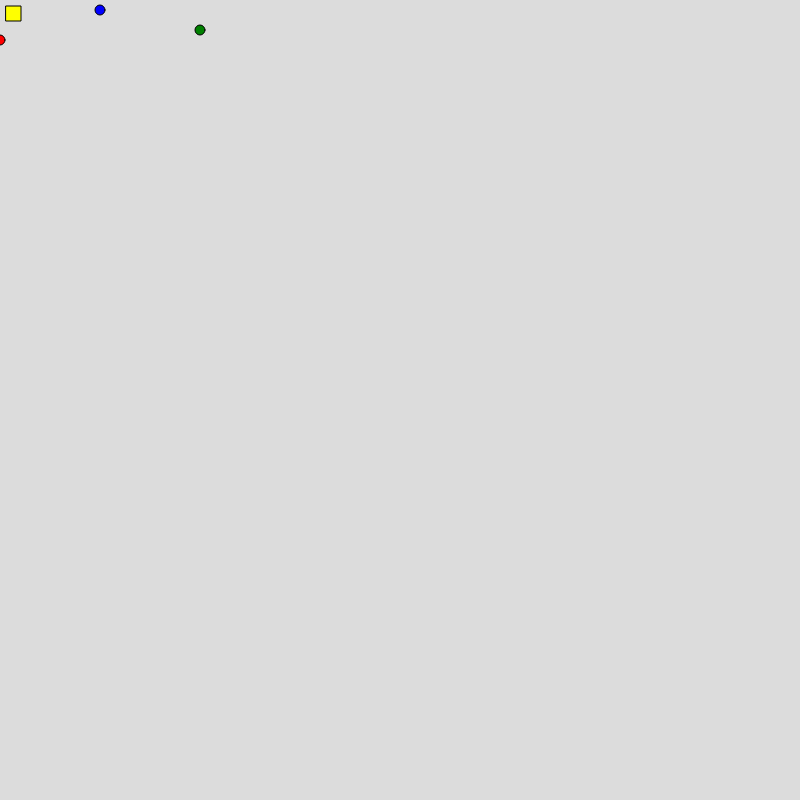
Frame 1 (no input)
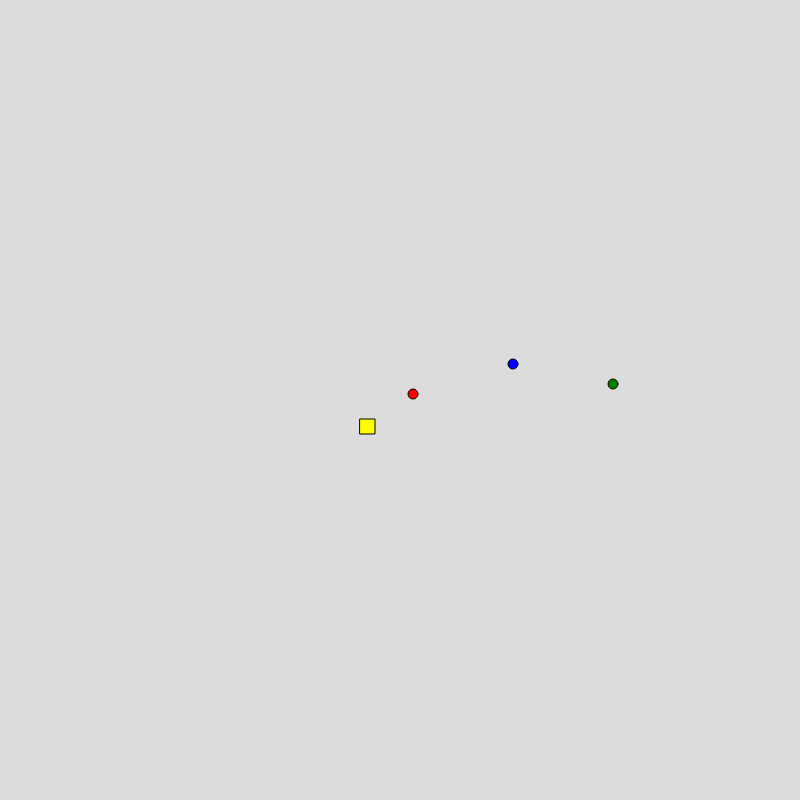
Frame 60 (no input)
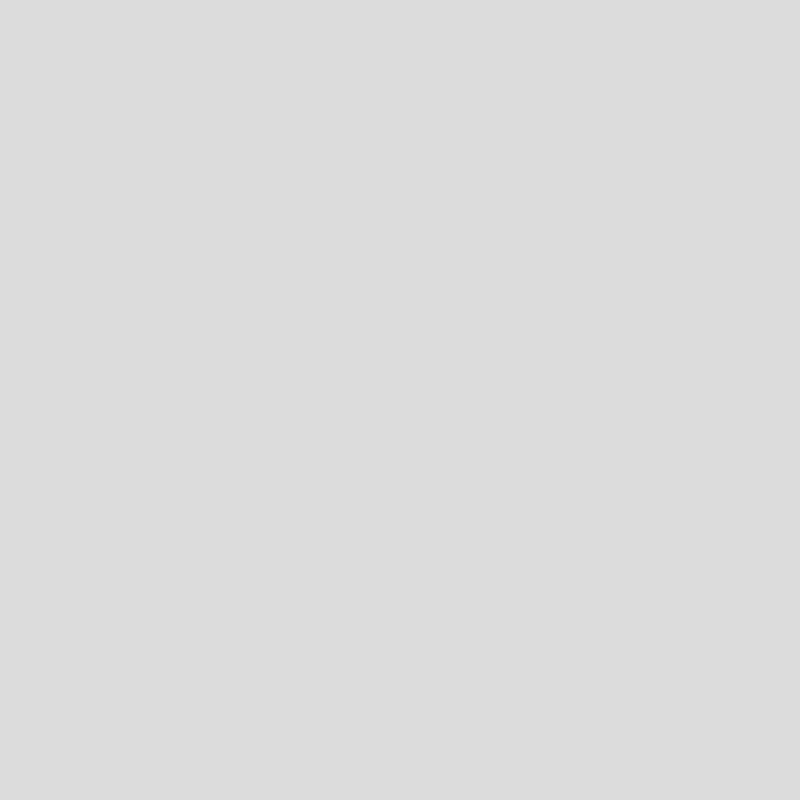
Frame 120 (the mouse pressed at the canvas centre since frame 60)

The p5.js sketch that drew these frames (run headless with seeded random() and noise() and a simulated clock; from frame 60 on, the mouse is pressed at the canvas centre):

// p5.js sketch
// ── sketch.js
//create a variable to hold one ball
let b;
let anotherBall;
let thirdBall;
let bob;
let shape;

function setup() {
  createCanvas(800, 800);
  b = new Ball(0, 40,"red"); //make a new ball from the Ball class and call it b.
  anotherBall = new Ball(200,30,"green");
  thirdBall = new Ball(100,10,"blue");
  bob = new Person(0,0,"yellow");
  shape = new Triangle(0,10,5,0,10,10,"purple");
}


function draw(){
	background(220);
    b.drawBall(); //draw the ball called b (go look in the Ball class for the drawBall function)
    b.moveBall(); //move the ball called b (go look in the Ball class for the moveBall function)
    anotherBall.drawBall();
    anotherBall.moveBall();
    thirdBall.drawBall();
    thirdBall.moveBall();
    bob.drawPerson();
    bob.movePerson();
}

//ball class from which to create new balls with similar properties.
class Ball {
	constructor(x,y,color){ //every ball needs an x value and a y value
		    this.x = x;
    		this.y = y;
        this.color= color;
	}
	drawBall(){  // draw a ball on the screen at x,y
    		stroke(1);
    		fill(this.color);
		    ellipse(this.x,this.y,10,10);
	}
	moveBall(){ //update the location of the ball, so it moves across the screen
		this.x = this.x+7;
		this.y = this.y+6;
	}
}

class Person {
  constructor(x,y,color){
        this.x = x+6;
        this.y = y+6;
        this.color= color;
  }
  drawPerson(){
        stroke(1);
        fill(this.color);
        rect(this.x,this.y,15,15);
  }
  movePerson(){
        this.x = this.x+6;
        this.y = this.y+7;
  }
}
class Triangle {
  constructor(x1,y1,x2,y2,x3,y3){
        this.x1=x1+5;
        this.y1=y1+5;
        this.x2=x2+5;
        this.y2=y2+5;
        this.x3=x3+5;
        this.y3=x3+5;
  }
}
